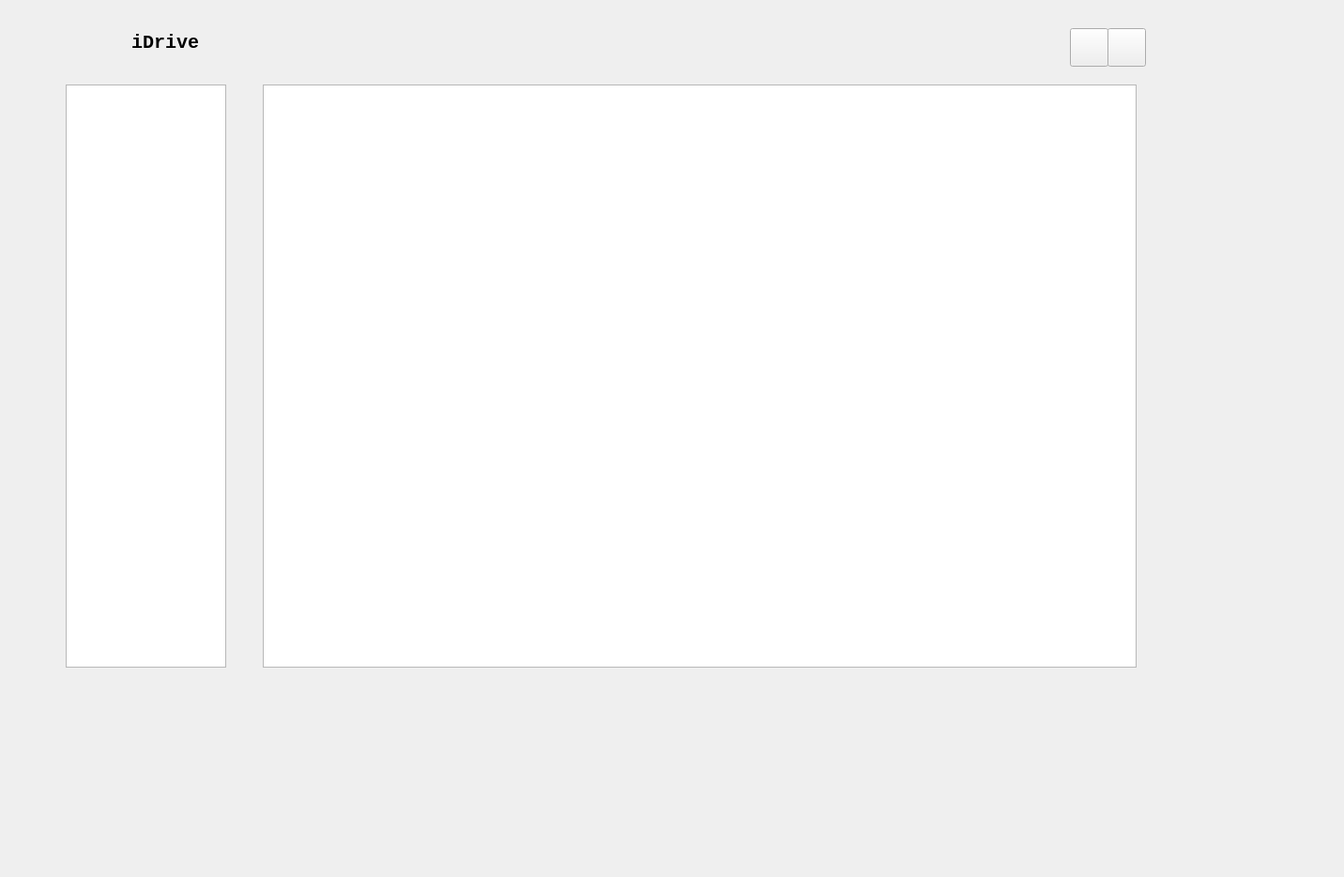
<?xml version="1.0" encoding="UTF-8"?>
<ui version="4.0">
 <class>MainWindow</class>
 <widget class="QMainWindow" name="MainWindow">
  <property name="geometry">
   <rect>
    <x>0</x>
    <y>0</y>
    <width>1432</width>
    <height>934</height>
   </rect>
  </property>
  <property name="windowTitle">
   <string>MyCloud</string>
  </property>
  <widget class="QWidget" name="centralwidget">
   <widget class="QWidget" name="widget" native="true">
    <property name="geometry">
     <rect>
      <x>50</x>
      <y>20</y>
      <width>1181</width>
      <height>51</height>
     </rect>
    </property>
    <widget class="QPushButton" name="minButton">
     <property name="geometry">
      <rect>
       <x>1090</x>
       <y>10</y>
       <width>41</width>
       <height>41</height>
      </rect>
     </property>
     <property name="text">
      <string/>
     </property>
    </widget>
    <widget class="QPushButton" name="closeButton">
     <property name="geometry">
      <rect>
       <x>1130</x>
       <y>10</y>
       <width>41</width>
       <height>41</height>
      </rect>
     </property>
     <property name="text">
      <string/>
     </property>
    </widget>
    <widget class="QLabel" name="name">
     <property name="geometry">
      <rect>
       <x>90</x>
       <y>10</y>
       <width>91</width>
       <height>31</height>
      </rect>
     </property>
     <property name="font">
      <font>
       <family>Consolas</family>
       <pointsize>15</pointsize>
       <weight>75</weight>
       <bold>true</bold>
      </font>
     </property>
     <property name="text">
      <string>iDrive</string>
     </property>
    </widget>
    <widget class="QLabel" name="logo">
     <property name="geometry">
      <rect>
       <x>30</x>
       <y>4</y>
       <width>51</width>
       <height>41</height>
      </rect>
     </property>
     <property name="text">
      <string/>
     </property>
    </widget>
   </widget>
   <widget class="QWidget" name="widget_2" native="true">
    <property name="geometry">
     <rect>
      <x>50</x>
      <y>70</y>
      <width>211</width>
      <height>661</height>
     </rect>
    </property>
    <widget class="QListView" name="listView">
     <property name="geometry">
      <rect>
       <x>20</x>
       <y>20</y>
       <width>171</width>
       <height>621</height>
      </rect>
     </property>
    </widget>
   </widget>
   <widget class="QWidget" name="widget_3" native="true">
    <property name="geometry">
     <rect>
      <x>260</x>
      <y>70</y>
      <width>971</width>
      <height>661</height>
     </rect>
    </property>
    <widget class="QTableWidget" name="tableWidget">
     <property name="geometry">
      <rect>
       <x>20</x>
       <y>20</y>
       <width>931</width>
       <height>621</height>
      </rect>
     </property>
    </widget>
   </widget>
  </widget>
 </widget>
 <resources/>
 <connections/>
</ui>
